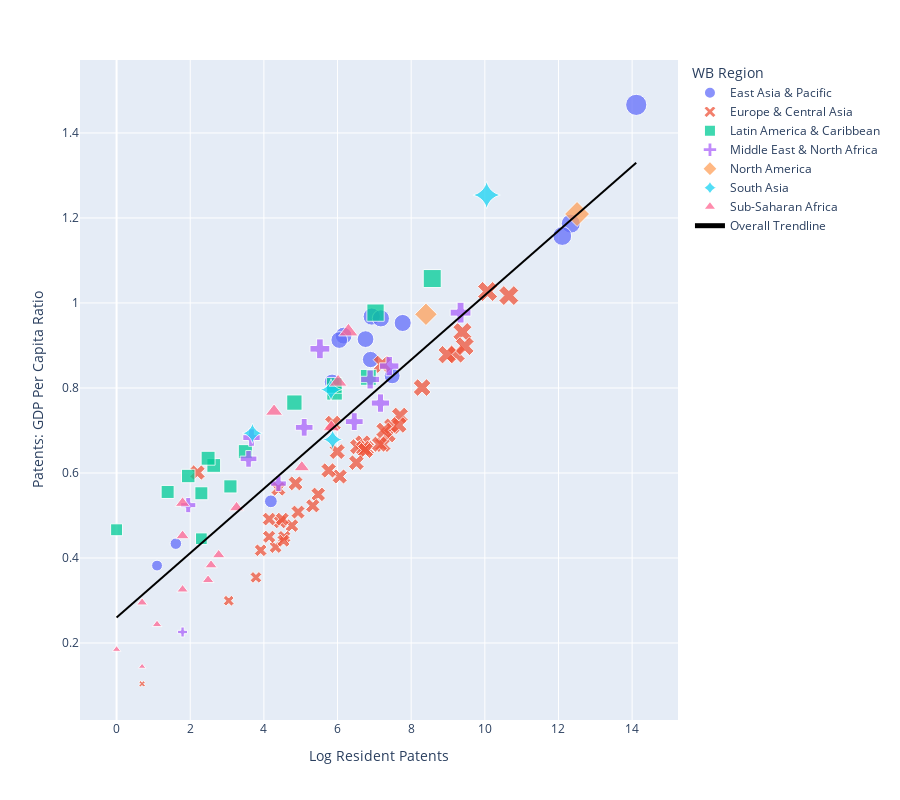

This figure's notebook cell:
### Code cell
fig2.show()

### Figure 1 — Plotly figure (JSON) as saved in the notebook; plotly's stock layout.template omitted (floating-point values rounded to 4 significant figures)
{"data": [{"customdata": [["THA"], ["NZL"], ["AUS"], ["MNG"], ["CHN"], ["VNM"], ["PHL"], ["MAC"], ["HKG"], ["JPN"], ["MYS"], ["IDN"], ["KOR"], ["BRN"], ["SGP"]], "hovertemplate": "<b>%{hovertext}</b><br><br>WB Region=East Asia & Pacific<br>Log Resident Patents=%{x}<br>Patents: GDP Per Capita Ratio=%{marker.size}<br>iso3c=%{customdata[0]}<extra></extra>", "hovertext": ["Thailand", "New Zealand", "Australia", "Mongolia", "China", "Vietnam", "Philippines", "Macao SAR, China", "Hong Kong SAR, China", "Japan", "Malaysia", "Indonesia", "Korea, Rep.", "Brunei Darussalam", "Singapore"], "legendgroup": "East Asia & Pacific", "marker": {"color": "#636efa", "opacity": 0.75, "size": [0.9149, 0.8141, 0.9529, 0.5334, 1.466, 0.9681, 0.9232, 0.3821, 0.9128, 1.187, 0.8669, 0.9638, 1.158, 0.4337, 0.8286], "sizemode": "area", "sizeref": 0.006516, "symbol": "circle"}, "mode": "markers", "name": "East Asia & Pacific", "orientation": "v", "showlegend": true, "type": "scatter", "x": [6.76, 5.852, 7.77, 4.19, 14.11, 6.929, 6.165, 1.099, 6.047, 12.33, 6.897, 7.177, 12.1, 1.609, 7.483], "xaxis": "x", "y": [0.9149, 0.8141, 0.9529, 0.5334, 1.466, 0.9681, 0.9232, 0.3821, 0.9128, 1.187, 0.8669, 0.9638, 1.158, 0.4337, 0.8286], "yaxis": "y"}, {"customdata": [["GBR"], ["HUN"], ["RUS"], ["HRV"], ["GRC"], ["GEO"], ["IRL"], ["ISL"], ["KAZ"], ["ITA"], ["PRT"], ["KGZ"], ["POL"], ["LTU"], ["LUX"], ["LVA"], ["MDA"], ["NOR"], ["ROU"], ["FRA"], ["NLD"], ["SMR"], ["UKR"], ["TUR"], ["BGR"], ["CHE"], ["FIN"], ["UZB"], ["BEL"], ["AZE"], ["SWE"], ["CYP"], ["BLR"], ["BIH"], ["DEU"], ["DNK"], ["SVK"], ["AUT"], ["ARM"], ["SRB"], ["ESP"], ["EST"], ["CZE"]], "hovertemplate": "<b>%{hovertext}</b><br><br>WB Region=Europe & Central Asia<br>Log Resident Patents=%{x}<br>Patents: GDP Per Capita Ratio=%{marker.size}<br>iso3c=%{customdata[0]}<extra></extra>", "hovertext": ["United Kingdom", "Hungary", "Russian Federation", "Croatia", "Greece", "Georgia", "Ireland", "Iceland", "Kazakhstan", "Italy", "Portugal", "Kyrgyz Republic", "Poland", "Lithuania", "Luxembourg", "Latvia", "Moldova", "Norway", "Romania", "France", "Netherlands", "San Marino", "Ukraine", "Turkiye", "Bulgaria", "Switzerland", "Finland", "Uzbekistan", "Belgium", "Azerbaijan", "Sweden", "Cyprus", "Belarus", "Bosnia and Herzegovina", "Germany", "Denmark", "Slovak Republic", "Austria", "Armenia", "Serbia", "Spain", "Estonia", "Czechia"], "legendgroup": "Europe & Central Asia", "marker": {"color": "#EF553B", "opacity": 0.75, "size": [0.9316, 0.5917, 1.027, 0.4762, 0.6503, 0.5627, 0.4257, 0.3543, 0.6708, 0.8802, 0.6618, 0.4915, 0.8009, 0.4493, 0.5756, 0.4406, 0.4848, 0.6578, 0.6582, 0.8982, 0.735, 0.6011, 0.8557, 0.8784, 0.5497, 0.667, 0.6901, 0.7164, 0.6529, 0.4915, 0.7099, 0.1039, 0.606, 0.4182, 1.017, 0.6678, 0.5228, 0.7129, 0.4499, 0.5079, 0.7001, 0.2995, 0.6243], "sizemode": "area", "sizeref": 0.006516, "symbol": "x"}, "mode": "markers", "name": "Europe & Central Asia", "orientation": "v", "showlegend": true, "type": "scatter", "x": [9.392, 6.059, 10.08, 4.762, 5.991, 4.394, 4.317, 3.784, 6.688, 9.216, 6.544, 4.143, 8.297, 4.554, 4.86, 4.533, 4.443, 6.78, 6.706, 9.455, 7.695, 2.197, 7.216, 8.977, 5.476, 7.233, 7.37, 5.875, 6.759, 4.5, 7.475, 0.6931, 5.759, 3.912, 10.65, 7.14, 5.328, 7.661, 4.143, 4.927, 7.266, 3.045, 6.512], "xaxis": "x", "y": [0.9316, 0.5917, 1.027, 0.4762, 0.6503, 0.5627, 0.4257, 0.3543, 0.6708, 0.8802, 0.6618, 0.4915, 0.8009, 0.4493, 0.5756, 0.4406, 0.4848, 0.6578, 0.6582, 0.8982, 0.735, 0.6011, 0.8557, 0.8784, 0.5497, 0.667, 0.6901, 0.7164, 0.6529, 0.4915, 0.7099, 0.1039, 0.606, 0.4182, 1.017, 0.6678, 0.5228, 0.7129, 0.4499, 0.5079, 0.7001, 0.2995, 0.6243], "yaxis": "y"}, {"customdata": [["PER"], ["PAN"], ["ARG"], ["MEX"], ["CHL"], ["TTO"], ["PRY"], ["COL"], ["CRI"], ["DOM"], ["ECU"], ["GTM"], ["SLV"], ["BRA"], ["JAM"]], "hovertemplate": "<b>%{hovertext}</b><br><br>WB Region=Latin America & Caribbean <br>Log Resident Patents=%{x}<br>Patents: GDP Per Capita Ratio=%{marker.size}<br>iso3c=%{customdata[0]}<extra></extra>", "hovertext": ["Peru", "Panama", "Argentina", "Mexico", "Chile", "Trinidad and Tobago", "Paraguay", "Colombia", "Costa Rica", "Dominican Republic", "Ecuador", "Guatemala", "El Salvador", "Brazil", "Jamaica"], "legendgroup": "Latin America & Caribbean ", "marker": {"color": "#00cc96", "opacity": 0.75, "size": [0.7656, 0.5684, 0.8251, 0.9773, 0.7897, 0.4664, 0.6177, 0.806, 0.6347, 0.5523, 0.6501, 0.5929, 0.5554, 1.057, 0.4454], "sizemode": "area", "sizeref": 0.006516, "symbol": "square"}, "mode": "markers", "name": "Latin America & Caribbean ", "orientation": "v", "showlegend": true, "type": "scatter", "x": [4.828, 3.091, 6.835, 7.032, 5.919, 0, 2.639, 5.911, 2.485, 2.303, 3.497, 1.946, 1.386, 8.572, 2.303], "xaxis": "x", "y": [0.7656, 0.5684, 0.8251, 0.9773, 0.7897, 0.4664, 0.6177, 0.806, 0.6347, 0.5523, 0.6501, 0.5929, 0.5554, 1.057, 0.4454], "yaxis": "y"}, {"customdata": [["QAT"], ["SAU"], ["ARE"], ["BHR"], ["EGY"], ["MLT"], ["MAR"], ["JOR"], ["DZA"], ["ISR"], ["IRQ"], ["IRN"]], "hovertemplate": "<b>%{hovertext}</b><br><br>WB Region=Middle East & North Africa<br>Log Resident Patents=%{x}<br>Patents: GDP Per Capita Ratio=%{marker.size}<br>iso3c=%{customdata[0]}<extra></extra>", "hovertext": ["Qatar", "Saudi Arabia", "United Arab Emirates", "Bahrain", "Egypt, Arab Rep.", "Malta", "Morocco", "Jordan", "Algeria", "Israel", "Iraq", "Iran, Islamic Rep."], "legendgroup": "Middle East & North Africa", "marker": {"color": "#ab63fa", "opacity": 0.75, "size": [0.5751, 0.7645, 0.6833, 0.5243, 0.8201, 0.2259, 0.8921, 0.6332, 0.7074, 0.8515, 0.7208, 0.9772], "sizemode": "area", "sizeref": 0.006516, "symbol": "cross"}, "mode": "markers", "name": "Middle East & North Africa", "orientation": "v", "showlegend": true, "type": "scatter", "x": [4.394, 7.165, 3.664, 1.946, 6.886, 1.792, 5.521, 3.584, 5.094, 7.404, 6.454, 9.341], "xaxis": "x", "y": [0.5751, 0.7645, 0.6833, 0.5243, 0.8201, 0.2259, 0.8921, 0.6332, 0.7074, 0.8515, 0.7208, 0.9772], "yaxis": "y"}, {"customdata": [["USA"], ["CAN"]], "hovertemplate": "<b>%{hovertext}</b><br><br>WB Region=North America<br>Log Resident Patents=%{x}<br>Patents: GDP Per Capita Ratio=%{marker.size}<br>iso3c=%{customdata[0]}<extra></extra>", "hovertext": ["United States", "Canada"], "legendgroup": "North America", "marker": {"color": "#FFA15A", "opacity": 0.75, "size": [1.209, 0.9733], "sizemode": "area", "sizeref": 0.006516, "symbol": "diamond"}, "mode": "markers", "name": "North America", "orientation": "v", "showlegend": true, "type": "scatter", "x": [12.5, 8.401], "xaxis": "x", "y": [1.209, 0.9733], "yaxis": "y"}, {"customdata": [["PAK"], ["BGD"], ["LKA"], ["IND"]], "hovertemplate": "<b>%{hovertext}</b><br><br>WB Region=South Asia<br>Log Resident Patents=%{x}<br>Patents: GDP Per Capita Ratio=%{marker.size}<br>iso3c=%{customdata[0]}<extra></extra>", "hovertext": ["Pakistan", "Bangladesh", "Sri Lanka", "India"], "legendgroup": "South Asia", "marker": {"color": "#19d3f3", "opacity": 0.75, "size": [0.796, 0.6936, 0.6786, 1.254], "sizemode": "area", "sizeref": 0.006516, "symbol": "star-diamond"}, "mode": "markers", "name": "South Asia", "orientation": "v", "showlegend": true, "type": "scatter", "x": [5.823, 3.689, 5.866, 10.05], "xaxis": "x", "y": [0.796, 0.6936, 0.6786, 1.254], "yaxis": "y"}, {"customdata": [["MUS"], ["UGA"], ["BDI"], ["BWA"], ["COD"], ["GHA"], ["CPV"], ["ETH"], ["NGA"], ["SDN"], ["ZAF"], ["KEN"], ["MDG"], ["MOZ"], ["SYC"], ["ZMB"]], "hovertemplate": "<b>%{hovertext}</b><br><br>WB Region=Sub-Saharan Africa <br>Log Resident Patents=%{x}<br>Patents: GDP Per Capita Ratio=%{marker.size}<br>iso3c=%{customdata[0]}<extra></extra>", "hovertext": ["Mauritius", "Uganda", "Burundi", "Botswana", "Congo, Dem. Rep.", "Ghana", "Cabo Verde", "Ethiopia", "Nigeria", "Sudan", "South Africa", "Kenya", "Madagascar", "Mozambique", "Seychelles", "Zambia"], "legendgroup": "Sub-Saharan Africa ", "marker": {"color": "#FF6692", "opacity": 0.75, "size": [0.3259, 0.3832, 0.2951, 0.1445, 0.7448, 0.3482, 0.1848, 0.529, 0.8136, 0.6133, 0.9324, 0.7078, 0.4522, 0.5185, 0.2436, 0.4071], "sizemode": "area", "sizeref": 0.006516, "symbol": "triangle-up"}, "mode": "markers", "name": "Sub-Saharan Africa ", "orientation": "v", "showlegend": true, "type": "scatter", "x": [1.792, 2.565, 0.6931, 0.6931, 4.277, 2.485, 0, 1.792, 6.016, 5.03, 6.295, 5.832, 1.792, 3.258, 1.099, 2.773], "xaxis": "x", "y": [0.3259, 0.3832, 0.2951, 0.1445, 0.7448, 0.3482, 0.1848, 0.529, 0.8136, 0.6133, 0.9324, 0.7078, 0.4522, 0.5185, 0.2436, 0.4071], "yaxis": "y"}, {"hovertemplate": "<b>OLS trendline</b><br>ratio = 0.0757814 * ln_pat_res + 0.260194<br>R<sup>2</sup>=0.765866<br><br>Log Resident Patents=%{x}<br>Patents: GDP Per Capita Ratio=%{y} <b>(trend)</b><extra></extra>", "legendgroup": "Overall Trendline", "line": {"color": "black"}, "mode": "lines", "name": "Overall Trendline", "showlegend": true, "type": "scatter", "x": [0, 0, 0.6931, 0.6931, 0.6931, 1.099, 1.099, 1.386, 1.609, 1.792, 1.792, 1.792, 1.792, 1.946, 1.946, 2.197, 2.303, 2.303, 2.485, 2.485, 2.565, 2.639, 2.773, 3.045, 3.091, 3.258, 3.497, 3.584, 3.664, 3.689, 3.784, 3.912, 4.143, 4.143, 4.19, 4.277, 4.317, 4.394, 4.394, 4.443, 4.5, 4.533, 4.554, 4.762, 4.828, 4.86, 4.927, 5.03, 5.094, 5.328, 5.476, 5.521, 5.759, 5.823, 5.832, 5.852, 5.866, 5.875, 5.911, 5.919, 5.991, 6.016, 6.047, 6.059, 6.165, 6.295, 6.454, 6.512, 6.544, 6.688, 6.706, 6.759, 6.76, 6.78, 6.835, 6.886, 6.897, 6.929, 7.032, 7.14, 7.165, 7.177, 7.216, 7.233, 7.266, 7.37, 7.404, 7.475, 7.483, 7.661, 7.695, 7.77, 8.297, 8.401, 8.572, 8.977, 9.216, 9.341, 9.392, 9.455, 10.05, 10.08, 10.65, 12.1, 12.33, 12.5, 14.11], "xaxis": "x", "y": [0.2602, 0.2602, 0.3127, 0.3127, 0.3127, 0.3434, 0.3434, 0.3652, 0.3822, 0.396, 0.396, 0.396, 0.396, 0.4077, 0.4077, 0.4267, 0.4347, 0.4347, 0.4485, 0.4485, 0.4546, 0.4602, 0.4703, 0.4909, 0.4944, 0.5071, 0.5252, 0.5318, 0.5378, 0.5397, 0.547, 0.5567, 0.5742, 0.5742, 0.5777, 0.5843, 0.5874, 0.5932, 0.5932, 0.5969, 0.6012, 0.6037, 0.6053, 0.6211, 0.6261, 0.6285, 0.6336, 0.6414, 0.6462, 0.6639, 0.6752, 0.6786, 0.6966, 0.7015, 0.7021, 0.7037, 0.7048, 0.7054, 0.7081, 0.7087, 0.7142, 0.7161, 0.7185, 0.7194, 0.7274, 0.7373, 0.7493, 0.7537, 0.7561, 0.767, 0.7684, 0.7724, 0.7725, 0.774, 0.7782, 0.782, 0.7828, 0.7852, 0.7931, 0.8012, 0.8032, 0.8041, 0.807, 0.8083, 0.8108, 0.8187, 0.8213, 0.8267, 0.8273, 0.8408, 0.8434, 0.849, 0.8889, 0.8968, 0.9098, 0.9405, 0.9586, 0.9681, 0.9719, 0.9767, 1.022, 1.024, 1.067, 1.177, 1.195, 1.208, 1.33], "yaxis": "y"}], "layout": {"height": 800, "legend": {"itemsizing": "constant", "title": {"text": "WB Region"}, "tracegroupgap": 0}, "margin": {"t": 60}, "xaxis": {"anchor": "y", "domain": [0, 1], "title": {"text": "Log Resident Patents"}}, "yaxis": {"anchor": "x", "domain": [0, 1], "title": {"text": "Patents: GDP Per Capita Ratio"}}}}
